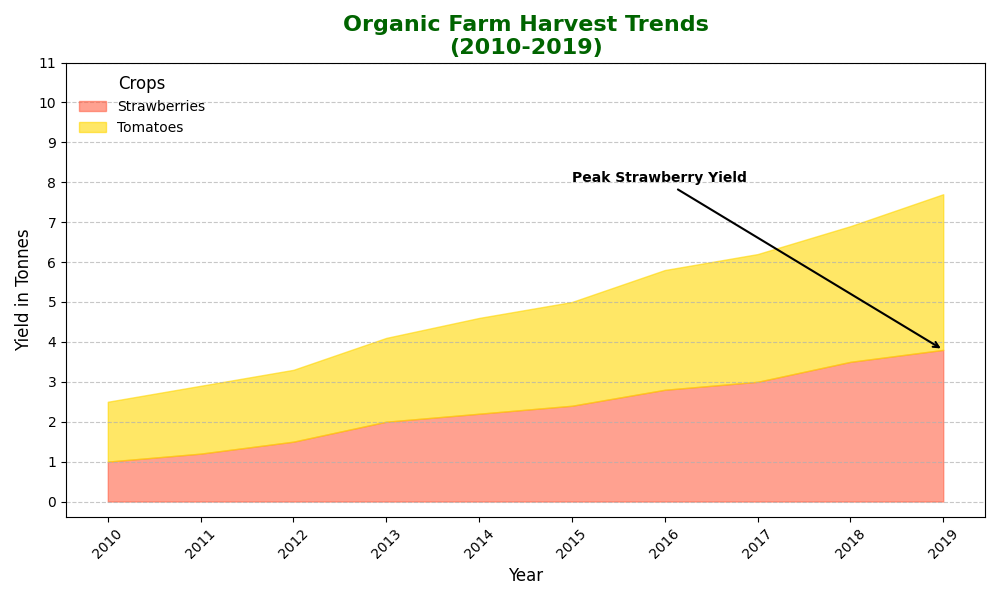

Generate this figure with Python:
import numpy as np
import matplotlib.pyplot as plt

# Data for plotting
years = np.arange(2010, 2020)
strawberries_yield = np.array([1.0, 1.2, 1.5, 2.0, 2.2, 2.4, 2.8, 3.0, 3.5, 3.8])
tomatoes_yield = np.array([1.5, 1.7, 1.8, 2.1, 2.4, 2.6, 3.0, 3.2, 3.4, 3.9])

# Initialize plot
fig, ax = plt.subplots(figsize=(10, 6))

# Plotting stacked areas
ax.fill_between(years, strawberries_yield, color='#FF6347', alpha=0.6, label='Strawberries')
ax.fill_between(years, strawberries_yield + tomatoes_yield, strawberries_yield, color='#FFD700', alpha=0.6, label='Tomatoes')

# Titles and labels
ax.set_title('Organic Farm Harvest Trends\n(2010-2019)', fontsize=16, fontweight='bold', color='darkgreen')
ax.set_xlabel('Year', fontsize=12)
ax.set_ylabel('Yield in Tonnes', fontsize=12)

# Customize legend
ax.legend(loc='upper left', frameon=False, fontsize=10, title='Crops', title_fontsize='12')

# Grid lines for readability
ax.grid(axis='y', linestyle='--', alpha=0.7)

# Beautify x and y ticks
ax.set_xticks(years)
ax.set_yticks(np.arange(0, 12, 1))
ax.yaxis.set_tick_params(labelsize=10)
ax.xaxis.set_tick_params(labelsize=10)

# Avoid overlapping x-axis labels
plt.xticks(rotation=45)

# Annotation to highlight significant data points
ax.annotate('Peak Strawberry Yield', xy=(2019, 3.8), xytext=(2015, 8),
            arrowprops=dict(facecolor='black', arrowstyle='->', linewidth=1.5),
            fontsize=10, color='black', fontweight='bold')

# Tidy layout to prevent clipping
plt.tight_layout()

# Show plot
plt.show()
